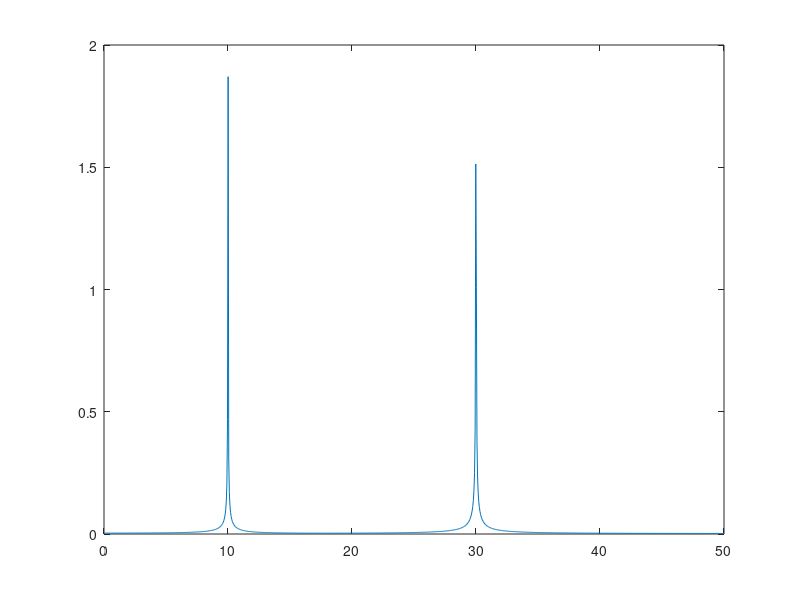

Here is the MATLAB script that generated this plot:
clear all
clc
%IKA MAULITA
%-----------------------------------------misal dua sinyal
N=2048; %punya sinyal dengan panjang 2048
f1=10;
f2=30 %tidak boleh lebih besar dari fs (aliasing)
fs=100;
t=0:1/fs:(N-1)/fs;
y1=2*sin(2*pi*f1*t); %rumus gelombang a sin w t
y2=2*sin(2*pi*f2*t);
y=y1+y2;
plot (t,y1);
%----------------------------------------

delta_t=1/fs
%---------------------------DFT
n=(1:1:N)'; %1 ditengah merupakan increment atau beda
m=1:1:N;
mn=n*m; 
W=exp(-i*mn*2*pi/N); %rumus DFT
%===================Misal kita punya sinyal f(x);
y=y';
Cn=W*y; %y harus matriks berdiri (baris)
Xf=(2/N)*abs(Cn);
f=fs/N*m;
plot(f(1:N/2),Xf(1:N/2));

